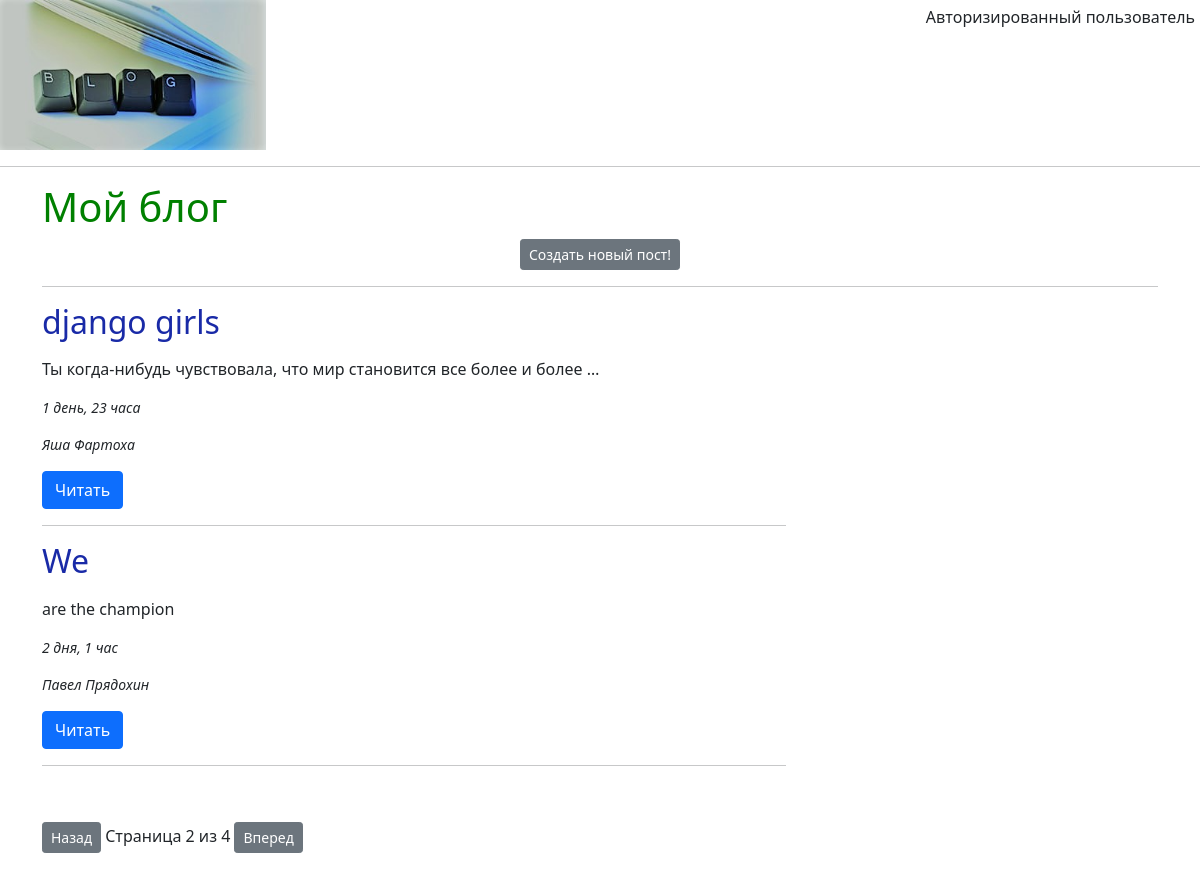
Screenshot of /posts/?page=2 (signed in) with the database file from the repository.
### posts/models.py (models this page shows, shortened)
class Post(models.Model):
    id=models.AutoField(primary_key=True)
    title=models.CharField('Заголовок',max_length=120)
    content=models.TextField('Текст')
    timestamp=models.DateTimeField('Дата создания',auto_now=False, auto_now_add=True )
    updated=models.DateTimeField('Дата обновления',auto_now=True, auto_now_add=False )
    post_likes=models.IntegerField(default=0)
    status=(('r1','Роман'),('p','Поэма'),('r2','Рассказ'),('s','Стих'))
    status= models.CharField('Жанр',choices=status,max_length=2,default='r1')
    post_author=models.ForeignKey('Author',on_delete=models.CASCADE,verbose_name='Автор поста',blank=True, null=True )
    image=models.ImageField('Картинкa',blank=True,null=True)
    class Meta:
        verbose_name='Пост'
        verbose_name_plural='Посты'
        db_table='posts'#задали название в БД
        ordering=['-timestamp']#порядок
    def get_url(self):
        return reverse('posts:detail',kwargs={'id':self.id})

class Author(models.Model):
    id=models.AutoField(primary_key=True)
    first_name=models.CharField('Имя',max_length=120)
    second_name=models.CharField('Фамилия',max_length=120)
    email=models.EmailField('Почта',max_length=254)
    class Meta:
        verbose_name='Автор'
        verbose_name_plural='Авторы'
        db_table='authors'
        ordering=['second_name','first_name']
    def __str__(self):
        return self.first_name+' '+self.second_name

### posts/views.py (the view)
# urls.py: path('',views.post_list, name='list')
def post_list(request):
    if request.user.is_authenticated:
        authenticated='Авторизированный пользователь'
    else:
        authenticated='Гость'
    queryset_list=Post.objects.all()
    paginator=Paginator(queryset_list,2)
    page_name='page'
    page=request.GET.get(page_name)
    try:
        queryset=paginator.get_page(page)
    except PageNotAnInteger:
        queryset=paginator.get_page(1)
    except EmptyPage:
        queryset=paginator.get_page(paginator.num_pages)
    content={
        'title':'post_list',
        'name':'Мой блог',
        'user':authenticated,
        'queryset':queryset
    }
    return render(request,'post_list.html',content)

### templates/post_list.html (shortened to what this page needs)
{% extends 'base.html'%}
{%block content%}
<h1>{{name}}</h1>
<div class="topright">{{user}}</div>
	<a href="{% url 'posts:create' %}" style="display: table; margin: 0 auto" class="btn btn-secondary btn-sm">Создать новый пост!</a>
<hr>
<div class="col-sm-8 col-sm-offset-2">
	{% for i in queryset%}
	<h2>{{i.title}}</h2>
	<p>{{i.content| linebreaks | truncatewords:10}}</p>
	<small><p><i>{{i.timestamp | timesince}}</i></p></small>
	<small><p><i>{{i.post_author}}</i></p></small>
	<p><a href="{{i.get_url}}" class="btn btn-primary" role="button">Читать</a></p>
	<hr>
	{% endfor%}
</div>
<p>&nbsp;</p>
<div class="pagination">
	<span class="step-links">
		{%if queryset.has_previous%}
		<a href="?page={{queryset.previous_page_number}} " type="button" class="btn btn-secondary btn-sm">Назад</a>
		{%endif%}
		<span class="current">
			Страница {{ queryset.number}} из {{queryset.paginator.num_pages}}
		</span>
		{%if queryset.has_next%}
		<a href="?page={{queryset.next_page_number}}" type="button" class="btn btn-secondary btn-sm">Вперед</a>
		{%endif%}
	</span>
</div>
<p>&nbsp;</p>
{%endblock content%}

### static/css/base.css (style rules this page uses)
h1 { color: green; }

### rows the page displays
Post: title "django girls", content "Ты когда-нибудь чувствовала, что мир становится все более и более …", timestamp "1 день, 23 часа", post_author "Яша Фартоха"
Post: title "We", content "are the champion", timestamp "2 дня, 1 час", post_author "Павел Прядохин"

### other values shown
{{ name }} "Мой блог"
{{ user }} "Авторизированный пользователь"
{{ queryset.number }} "2"
{{ queryset.paginator.num_pages }} "4"
